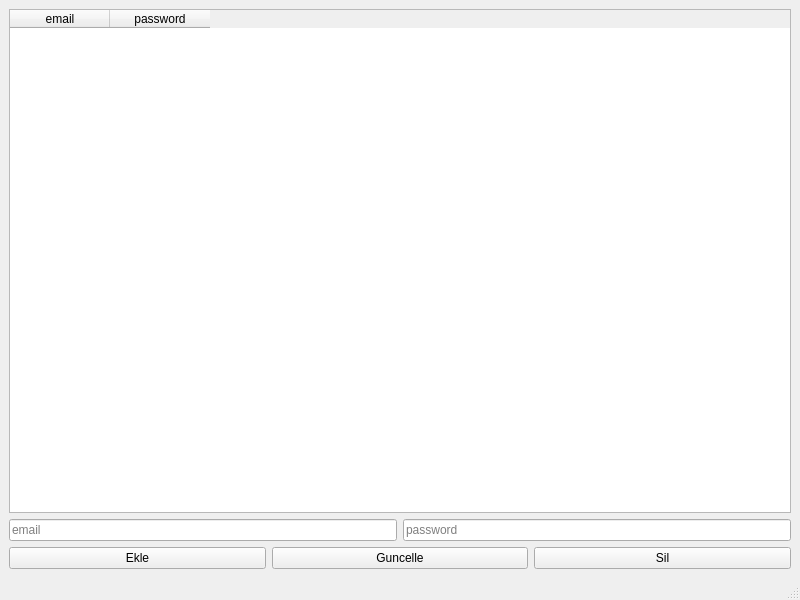
<?xml version="1.0" encoding="UTF-8"?>
<ui version="4.0">
 <class>MainWindow</class>
 <widget class="QMainWindow" name="MainWindow">
  <property name="geometry">
   <rect>
    <x>0</x>
    <y>0</y>
    <width>800</width>
    <height>600</height>
   </rect>
  </property>
  <property name="windowTitle">
   <string>MainWindow</string>
  </property>
  <widget class="QWidget" name="centralwidget">
   <layout class="QVBoxLayout" name="verticalLayout_2">
    <item>
     <layout class="QVBoxLayout" name="verticalLayout">
      <item>
       <widget class="QTableWidget" name="tableWidget">
        <column>
         <property name="text">
          <string>email</string>
         </property>
        </column>
        <column>
         <property name="text">
          <string>password</string>
         </property>
        </column>
       </widget>
      </item>
      <item>
       <layout class="QHBoxLayout" name="horizontalLayout">
        <item>
         <widget class="QLineEdit" name="email_ln">
          <property name="placeholderText">
           <string>email</string>
          </property>
         </widget>
        </item>
        <item>
         <widget class="QLineEdit" name="pass_ln">
          <property name="placeholderText">
           <string>password</string>
          </property>
         </widget>
        </item>
       </layout>
      </item>
      <item>
       <layout class="QHBoxLayout" name="horizontalLayout_2">
        <item>
         <widget class="QPushButton" name="add_btn">
          <property name="text">
           <string>Ekle</string>
          </property>
         </widget>
        </item>
        <item>
         <widget class="QPushButton" name="update_btn">
          <property name="text">
           <string>Guncelle</string>
          </property>
         </widget>
        </item>
        <item>
         <widget class="QPushButton" name="delete_btn">
          <property name="text">
           <string>Sil</string>
          </property>
         </widget>
        </item>
       </layout>
      </item>
     </layout>
    </item>
   </layout>
  </widget>
  <widget class="QMenuBar" name="menubar">
   <property name="geometry">
    <rect>
     <x>0</x>
     <y>0</y>
     <width>800</width>
     <height>21</height>
    </rect>
   </property>
  </widget>
  <widget class="QStatusBar" name="statusbar"/>
 </widget>
 <resources/>
 <connections/>
</ui>
